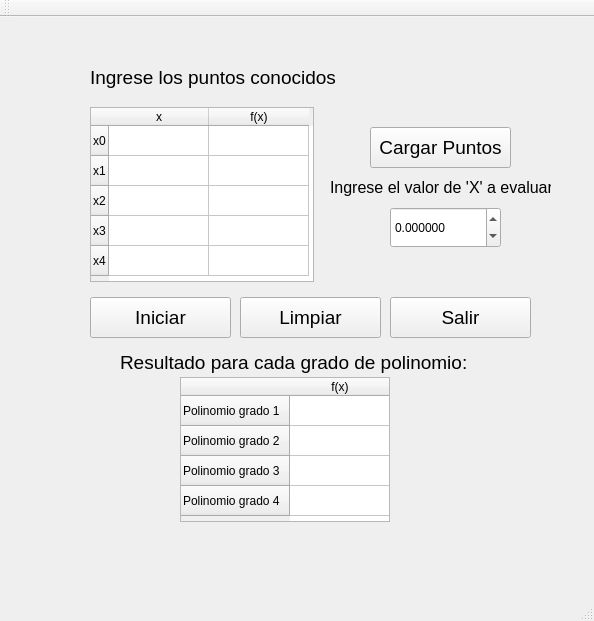
<?xml version="1.0" encoding="UTF-8"?>
<ui version="4.0">
 <class>ILagrange</class>
 <widget class="QMainWindow" name="ILagrange">
  <property name="geometry">
   <rect>
    <x>0</x>
    <y>0</y>
    <width>594</width>
    <height>621</height>
   </rect>
  </property>
  <property name="windowTitle">
   <string>ILagrange</string>
  </property>
  <widget class="QWidget" name="centralWidget">
   <widget class="QTableWidget" name="Tabla">
    <property name="geometry">
     <rect>
      <x>90</x>
      <y>90</y>
      <width>224</width>
      <height>175</height>
     </rect>
    </property>
    <property name="sizePolicy">
     <sizepolicy hsizetype="Expanding" vsizetype="Expanding">
      <horstretch>0</horstretch>
      <verstretch>0</verstretch>
     </sizepolicy>
    </property>
    <property name="sizeIncrement">
     <size>
      <width>0</width>
      <height>0</height>
     </size>
    </property>
    <row>
     <property name="text">
      <string>x0</string>
     </property>
    </row>
    <row>
     <property name="text">
      <string>x1</string>
     </property>
    </row>
    <row>
     <property name="text">
      <string>x2</string>
     </property>
    </row>
    <row>
     <property name="text">
      <string>x3</string>
     </property>
    </row>
    <row>
     <property name="text">
      <string>x4</string>
     </property>
    </row>
    <column>
     <property name="text">
      <string>x</string>
     </property>
    </column>
    <column>
     <property name="text">
      <string>f(x)</string>
     </property>
    </column>
   </widget>
   <widget class="QLabel" name="label">
    <property name="geometry">
     <rect>
      <x>90</x>
      <y>50</y>
      <width>251</width>
      <height>21</height>
     </rect>
    </property>
    <property name="font">
     <font>
      <pointsize>14</pointsize>
     </font>
    </property>
    <property name="text">
     <string>Ingrese los puntos conocidos</string>
    </property>
   </widget>
   <widget class="QPushButton" name="carga">
    <property name="geometry">
     <rect>
      <x>370</x>
      <y>110</y>
      <width>141</width>
      <height>41</height>
     </rect>
    </property>
    <property name="font">
     <font>
      <pointsize>14</pointsize>
     </font>
    </property>
    <property name="text">
     <string>Cargar Puntos</string>
    </property>
   </widget>
   <widget class="QPushButton" name="inicia">
    <property name="geometry">
     <rect>
      <x>90</x>
      <y>280</y>
      <width>141</width>
      <height>41</height>
     </rect>
    </property>
    <property name="font">
     <font>
      <pointsize>14</pointsize>
     </font>
    </property>
    <property name="text">
     <string>Iniciar</string>
    </property>
   </widget>
   <widget class="QPushButton" name="limpia">
    <property name="geometry">
     <rect>
      <x>240</x>
      <y>280</y>
      <width>141</width>
      <height>41</height>
     </rect>
    </property>
    <property name="font">
     <font>
      <pointsize>14</pointsize>
     </font>
    </property>
    <property name="text">
     <string>Limpiar</string>
    </property>
   </widget>
   <widget class="QPushButton" name="sale">
    <property name="geometry">
     <rect>
      <x>390</x>
      <y>280</y>
      <width>141</width>
      <height>41</height>
     </rect>
    </property>
    <property name="font">
     <font>
      <pointsize>14</pointsize>
     </font>
    </property>
    <property name="text">
     <string>Salir</string>
    </property>
   </widget>
   <widget class="QDoubleSpinBox" name="valorx">
    <property name="geometry">
     <rect>
      <x>390</x>
      <y>190</y>
      <width>111</width>
      <height>41</height>
     </rect>
    </property>
    <property name="decimals">
     <number>6</number>
    </property>
    <property name="minimum">
     <double>-9999999.000000000000000</double>
    </property>
    <property name="maximum">
     <double>999999999.000000000000000</double>
    </property>
    <property name="singleStep">
     <double>0.100000000000000</double>
    </property>
   </widget>
   <widget class="QLabel" name="label_2">
    <property name="geometry">
     <rect>
      <x>330</x>
      <y>150</y>
      <width>221</width>
      <height>41</height>
     </rect>
    </property>
    <property name="font">
     <font>
      <pointsize>12</pointsize>
     </font>
    </property>
    <property name="text">
     <string>Ingrese el valor de 'X' a evaluar</string>
    </property>
   </widget>
   <widget class="QLabel" name="label_3">
    <property name="geometry">
     <rect>
      <x>120</x>
      <y>330</y>
      <width>351</width>
      <height>31</height>
     </rect>
    </property>
    <property name="font">
     <font>
      <pointsize>14</pointsize>
     </font>
    </property>
    <property name="text">
     <string>Resultado para cada grado de polinomio:</string>
    </property>
   </widget>
   <widget class="QTableWidget" name="Tabres">
    <property name="geometry">
     <rect>
      <x>180</x>
      <y>360</y>
      <width>210</width>
      <height>145</height>
     </rect>
    </property>
    <row>
     <property name="text">
      <string>Polinomio grado 1</string>
     </property>
    </row>
    <row>
     <property name="text">
      <string>Polinomio grado 2</string>
     </property>
    </row>
    <row>
     <property name="text">
      <string>Polinomio grado 3</string>
     </property>
    </row>
    <row>
     <property name="text">
      <string>Polinomio grado 4</string>
     </property>
    </row>
    <column>
     <property name="text">
      <string>f(x)</string>
     </property>
    </column>
   </widget>
  </widget>
  <widget class="QMenuBar" name="menuBar">
   <property name="geometry">
    <rect>
     <x>0</x>
     <y>0</y>
     <width>594</width>
     <height>21</height>
    </rect>
   </property>
  </widget>
  <widget class="QToolBar" name="mainToolBar">
   <attribute name="toolBarArea">
    <enum>TopToolBarArea</enum>
   </attribute>
   <attribute name="toolBarBreak">
    <bool>false</bool>
   </attribute>
  </widget>
  <widget class="QStatusBar" name="statusBar"/>
 </widget>
 <layoutdefault spacing="6" margin="11"/>
 <resources/>
 <connections>
  <connection>
   <sender>sale</sender>
   <signal>clicked()</signal>
   <receiver>ILagrange</receiver>
   <slot>close()</slot>
   <hints>
    <hint type="sourcelabel">
     <x>460</x>
     <y>353</y>
    </hint>
    <hint type="destinationlabel">
     <x>564</x>
     <y>400</y>
    </hint>
   </hints>
  </connection>
 </connections>
</ui>
